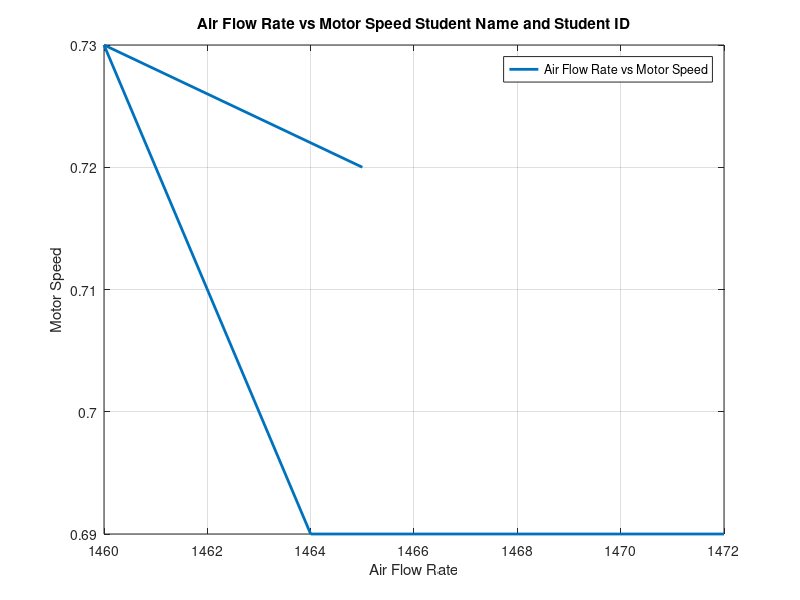

MATLAB code to generate this figure:
% Thermodynmaics Lab 
% Student Name: "Enter Your Student Name"
% Student ID: "Enter Your Student ID"
% Lab 01: To Analyse the variation in flow rate with overall Pressure ratio

% Graphs
% Draw a Graph between the Air Flow Rate and Motor Speed
% Given Data
Air_Flow_Rate = [1472, 1464, 1460, 1465, 1465];
Motor_Speed = [0.69, 0.69, 0.73, 0.72, 0.72];

% Plotting 
plot(Air_Flow_Rate, Motor_Speed, 'Linewidth', 2);

% Cutomization
xlabel ('Air Flow Rate');
ylabel ('Motor Speed');
title ('Air Flow Rate vs Motor Speed Student Name and Student ID')
legend ('Air Flow Rate vs Motor Speed');
grid on;
